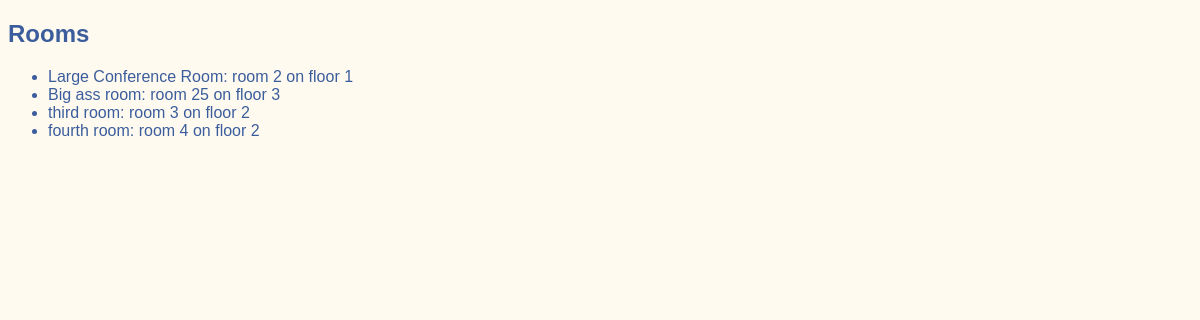
/cammings/rooms, run on an earlier commit of the app's database.
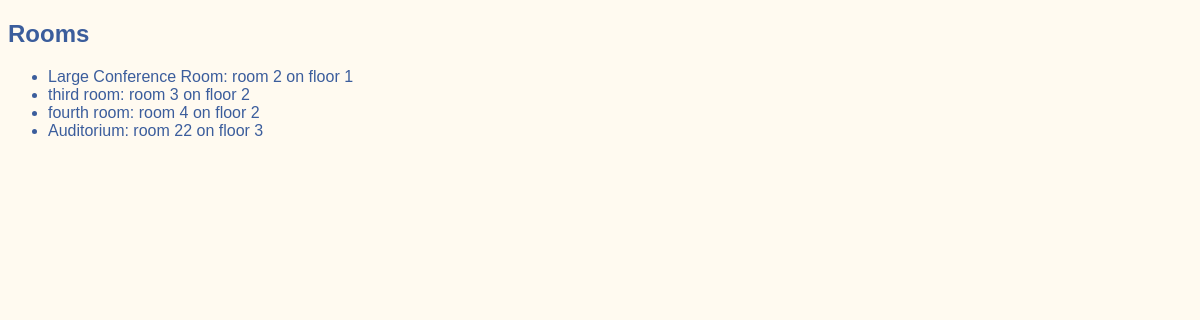
And on a later commit of the database.
### cammings/models.py (models this page shows)
class Room(models.Model):
    name = models.CharField(max_length=50)
    floor = models.IntegerField()
    room_number = models.IntegerField()
    def __str__(self):
        return f"{self.name}: room {self.room_number} on floor {self.floor}"

### cammings/views.py (the view)
# urls.py: path('rooms', views.rooms_list, name ="rooms"),
def rooms_list(request):
    rooms = Room.objects.all()
    return render(request, "cammings/rooms_list.html",
            {"rooms": rooms})

### cammings/templates/cammings/rooms_list.html (shortened to what this page needs)
{% extends "base.html" %}
{% block content %}
        <h2>Rooms</h2>
        <ul>
            {% for room in rooms %}
            <li>
                {{room}}
            </li>
            {% endfor %}
        </ul>
    </body>
{% endblock %}

What changed in the data, as far as the page shows it:
removed Room: name+room_number+floor "Big ass room: room 25 on floor 3"
added Room: name+room_number+floor "Auditorium: room 22 on floor 3"
